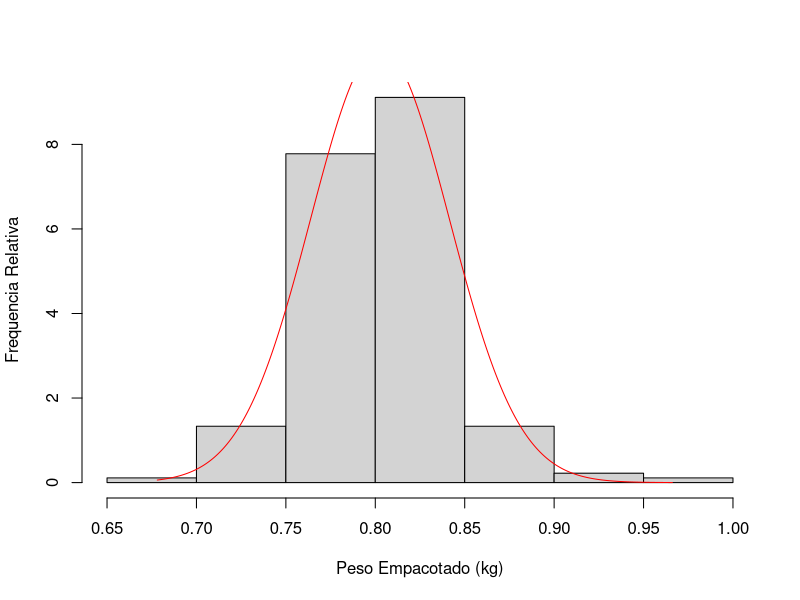
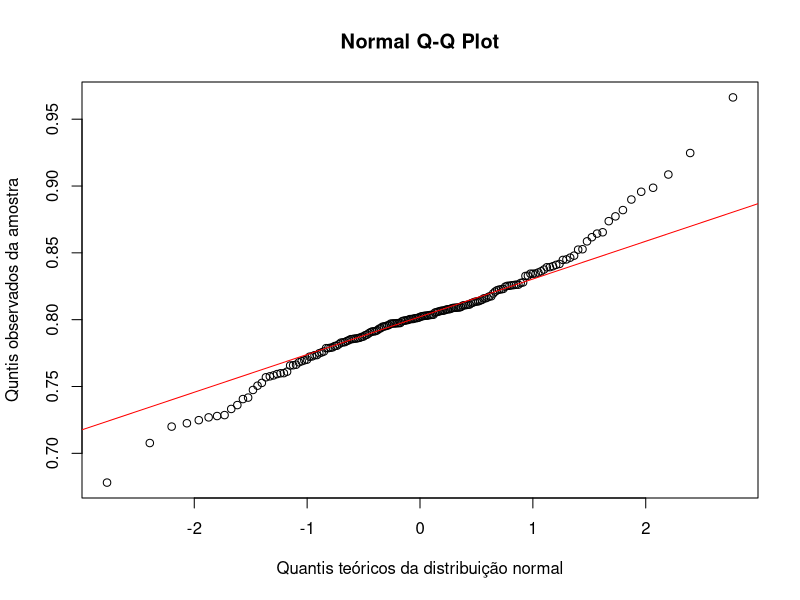
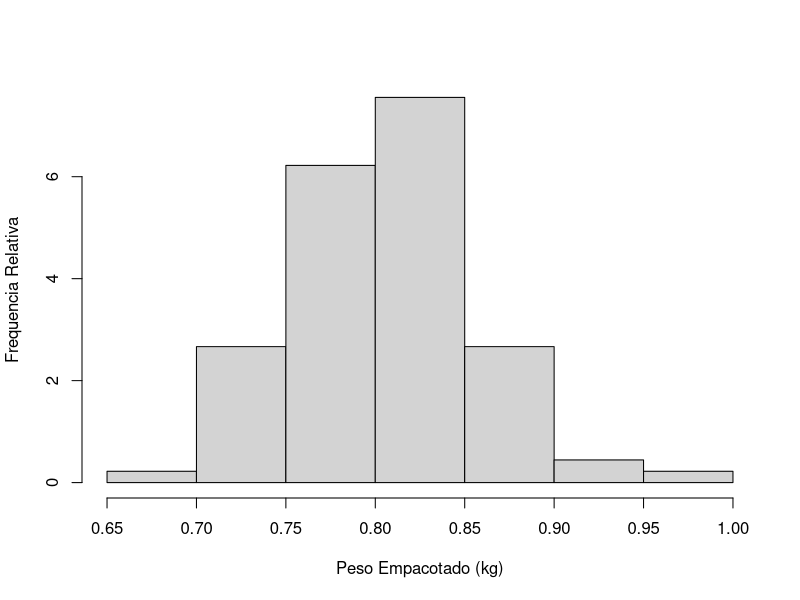
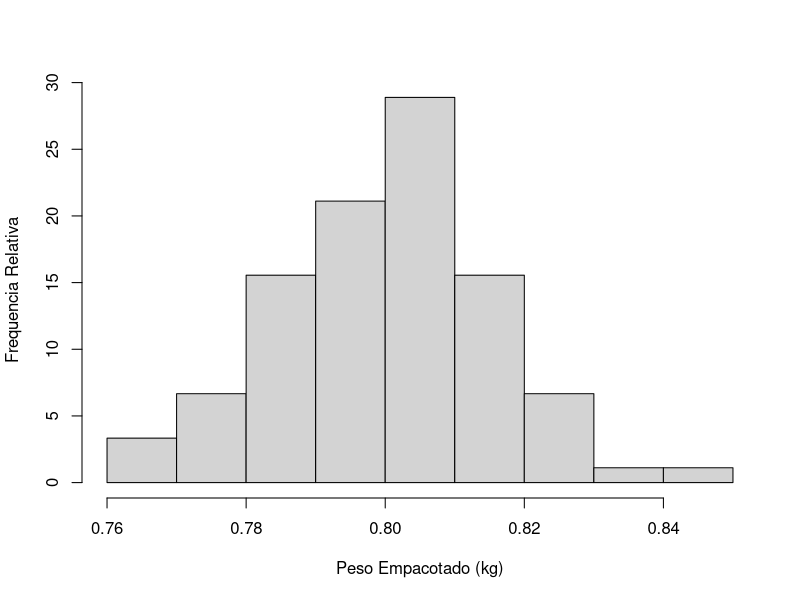

These charts were generated, in order, by the following R code:
setwd("~/Documents/projects/UTFPR/probabilidade-e-estatistica-MA35B/aula6/exercicios")
cafe <- read.csv(file = "Cafe.csv", sep = ",")

mediaPesoCafe <- mean(cafe$Peso)
desvio <- sd(cafe$Peso)
x <- seq(min(cafe$Peso), max(cafe$Peso), by=0.001)
fteorico <- dnorm(x, mean=mediaPesoCafe, sd=desvio)

hist(cafe$Peso, freq = F, xlab = "Peso Empacotado (kg)", ylab = "Frequencia Relativa", main = "")
lines(x, fteorico, col="red")

qqnorm(cafe$Peso, ylab="Quntis observados da amostra", xlab = "Quantis teóricos da distribuição normal")
qqline(cafe$Peso,col="red")

MaqA <- cafe[cafe$Maquina=="A",]
MaqB <- cafe[cafe$Maquina=="B",]

hist(MaqA$Peso, freq = F, xlab = "Peso Empacotado (kg)", ylab = "Frequencia Relativa", main = "")
hist(MaqB$Peso, freq = F, xlab = "Peso Empacotado (kg)", ylab = "Frequencia Relativa", main = "")